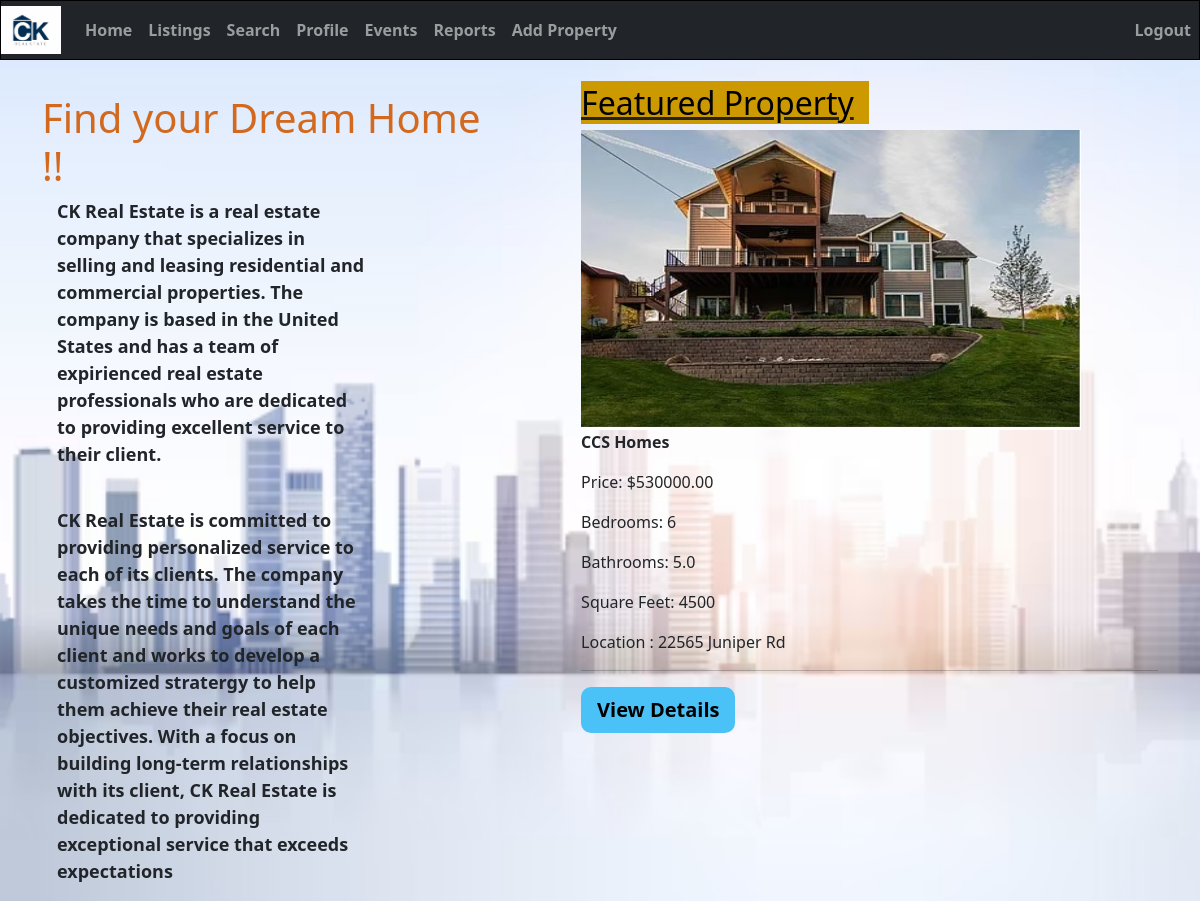
Screenshot of / (signed in) with the database file from the repository.
### home/models.py (models this page shows, shortened)
class Property(models.Model):
    STATUS_CHOICES =(
        ('available', 'AVAILABLE'),
        ('pending', 'PENDING'),
        ('sold', 'SOLD'),
    )
    PROPERTY_CHOICES = (
        (True, 'Yes'),
        (False, 'No')
    )
    id = models.AutoField(primary_key=True)
    name = models.CharField(max_length=50)
    status = models.CharField(max_length=20, choices=STATUS_CHOICES, default='none')
    description = models.CharField(max_length=255)
    address = models.CharField(max_length=255)
    bedrooms = models.IntegerField()
    bathrooms = models.DecimalField(max_digits=3, decimal_places=1)
    square_feet = models.IntegerField()
    price = models.DecimalField(max_digits=10, decimal_places=2)
    featured_property = models.BooleanField(choices=PROPERTY_CHOICES, default='False')
    flag = models.BooleanField(default=True)
    property_image_main = models.ImageField(upload_to='media/property_images/%Y/%m/%d/', blank=True)
    property_image_1 = models.ImageField(upload_to='media/property_images/%Y/%m/%d/', blank=True)
    property_image_2 = models.ImageField(upload_to='media/property_images/%Y/%m/%d/', blank=True)
    property_image_3 = models.ImageField(upload_to='media/property_images/%Y/%m/%d/', blank=True)
    property_type = models.ForeignKey(PropertyType, on_delete=models.SET_NULL, null=True)
    property_neighborhood = models.ForeignKey(PropertyNeighborhood, on_delete=models.SET_NULL, null=True)
    property_type_price_range = models.ForeignKey(PropertyPricerange, on_delete=models.SET_NULL, null=True)

### home/views.py (the view)
# urls.py: path('', home_view, name='home'),
def home_view(request):
    properties = Property.objects.get(featured_property=True)
    context = {
        'properties': properties,
    }
    return render(request, 'home.html', context)

### templates/home.html (shortened to what this page needs)
{% extends 'base.html' %}
{% load static %}
{% block content %}
        <html lang="en">
        <body>
        <div><br/></div>
        <div class="container">
                    <div class="row">
                        <div class="col-5 col-xl-5">
                             <div>
                                <div>
                                    <h1> Find your Dream Home !!</h1>
                                </div>
                                 <div class="col-9" style="padding-bottom: 5%;">
                                    <p style="font-weight: bold;font-size: 18px">CK Real Estate is a real estate company that specializes in selling and leasing residential and
                                        commercial
                                        properties. The company is based in the United States and has a team of expirienced real estate
                                        professionals who are dedicated to providing excellent service to their client.</p>
                                 </div>
                                 <div class="col-9">
                                    <P style="font-weight: bold; font-size: 18px">CK Real Estate is committed to providing personalized service to each of its clients. The company takes
                                        the
                                        time to understand the unique needs and goals of each client and works to develop a customized stratergy
                                        to
                                        help them achieve their real estate objectives. With a focus on building long-term relationships with
                                        its
                                        client, CK Real Estate is dedicated to providing exceptional service that exceeds expectations</p>
                                 </div>
                            </div>
                        </div>
            <div class="col-7" >
                <div class="section-2">
                                    <div>
                                            <u><h2>
                                                <span style="background-color: #cc9900; padding-right: 15px;color: black">Featured Property
                                                </span>
                                            </h2></u>
                                    </div>
                                        <img class="homeimage" src="{% if properties.property_image_main %}{{ properties.property_image_main.url }}
                                                  {% else %}
                                                    {% static "img/no_image.png" %}
                                                  {% endif %}">
                                    <p> <b>{{ properties.name }}</b></p>
                                    <div>
                                        <p>Price: ${{ properties.price }}</p>
                                    </div>
                                    <div>
                                        <p>Bedrooms: {{ properties.bedrooms }}</p>
                                        <p>Bathrooms: {{ properties.bathrooms }}</p></div>
                                    <div>
                                        <p>Square Feet: {{ properties.square_feet }}</p>
                                        <p>Location : {{ properties.address }}</p>
                                        <hr>
                                    </div>
                        <button class="btn btn-lg btn-viewDetails" ><b>View Details</b> </button>
                    </div>
            </div>
        </div>
       </div>
    </body>
    </html>
{% endblock %}

### home/static/css/homepage.css (style rules this page uses)
body,html { background-color: #daeef0; background-repeat: no-repeat; background-size: cover; height: 100%; margin: 0; }
h1 { color: chocolate; margin-top: 10px; }
.section-2 { padding-left: 10%; }
body { margin: 0; }
.homeimage { height: 300px; width: 500px; }
.btn-viewDetails { background-color: #4ac1f7; border: 0.5px #000000; border-radius: 10px; color: #000000; }
h2 { margin-top: 0; }

### rows the page displays
Property: property_image_main (picture), name "CCS Homes", price "530000.00", bedrooms "6", bathrooms "5.0", square_feet "4500", address "22565 Juniper Rd"
